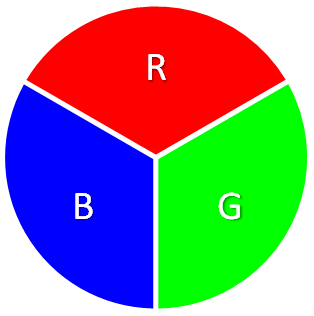
#> input picture color_images/imgs/rgb.png, 314 x 316 px
$ jupyter execute color-images.ipynb
#> lines starting #> are read from the running program, lines starting #| are printed output that depends on the picture
#> further down, img1 is the input picture: shape (316, 314, 3); mean B, G, R 137.2, 137.5, 137.5
Before you turn this problem in, make sure everything runs as expected. First, **restart the kernel** (in the menubar, select Kernel$\rightarrow$Restart) and then **run all cells** (in the menubar, select Cell$\rightarrow$Run All).

Make sure you fill in any place that says `YOUR CODE HERE` or "YOUR ANSWER HERE", as well as your name and collaborators below:

[cell 1]
NAME = "FELIPE FERREIRA VASCONCELOS"
COLLABORATORS = "FELIPE FERREIRA VASCONCELOS"

---

[cell 2]
import cv2
import numpy as np
from matplotlib import pyplot as plt

# Introduction

Colors play a fundamental role in the field of image processing and computer vision. In digital images, colors are represented using combinations of three primary color channels: red, green, and blue. This color model is known as the RGB color model. Each pixel in an RGB image is a mixture of these three primary colors, and the combination of these color intensities creates the full spectrum of colors visible to the human eye.

In Python, images are typically represented as multidimensional arrays, with each element in the array representing the intensity of one of the color channels at a specific pixel location. For example, in a color image, the pixel values are represented as a three-dimensional array, with the first dimension corresponding to the height of the image, the second dimension corresponding to the width, and the third dimension corresponding to the three color channels (red, green, and blue).

Understanding image channels is crucial for various image processing tasks, such as color manipulation, segmentation, and analysis. Python provides powerful libraries like OpenCV and NumPy that allow us to easily manipulate and analyze images, including accessing and modifying individual color channels.

In this context, this introduction explores the concept of colors and image channels in Python, providing the foundation for performing various image processing operations and gaining insights from digital images. By understanding how colors are represented and manipulated in Python, one can unlock a wide range of possibilities for image analysis and computer vision applications.

For more details, refer to:

[Splitting and Merging Channels with OpenCV](https://pyimagesearch.com/2021/01/23/splitting-and-merging-channels-with-opencv/)

### Read the function docstring below and complete it using opencv.

[cell 3]
def split_channels(image):
    """
    Split the input image into red, green, and blue channels.

    Parameters:
    image (numpy.ndarray): The input image as a NumPy array.

    Returns:
    tuple: A tuple containing the red, green, and blue channels as separate images.
    """
    # YOUR CODE HERE
    bgr = cv2.split(image)
    blue_channel = bgr[0]
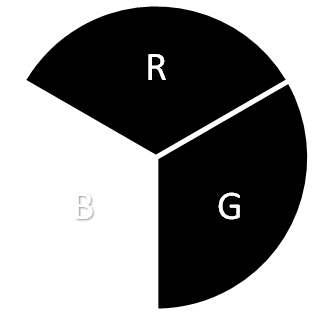
#> blue_channel: shape (316, 314); min 0, max 255, mean 137.2
    green_channel = bgr[1]
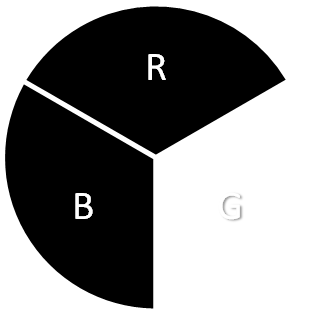
#> green_channel: shape (316, 314); min 0, max 255, mean 137.5
    red_channel = bgr[2]
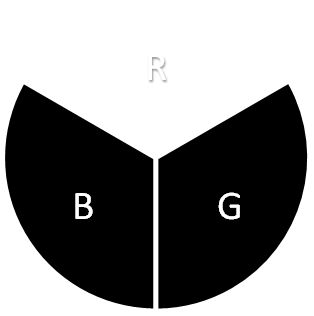
#> red_channel: shape (316, 314); min 0, max 255, mean 137.5

    return red_channel, green_channel, blue_channel

img1 = cv2.imread("./imgs/rgb.png",cv2.IMREAD_COLOR)
r,g,b = split_channels(img1)
fig,ax = plt.subplots(3)
ax[0].imshow(r,"gray")
ax[1].imshow(g,"gray")
ax[2].imshow(b,"gray")
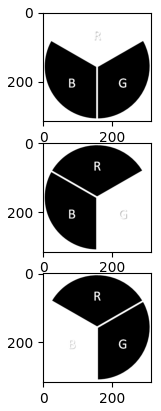
#> figure drawn by matplotlib, 3 panels

[cell 4]
#DO NOT TOUCH THIS
#DO NOT TOUCH THIS

[cell 5]
def bgr2rgb(img):
    return cv2.cvtColor(img, cv2.COLOR_BGR2RGB)

def normalize_image(image):
    """
    Normalize the input image by converting it to float and dividing by 255.0.

    Parameters:
    image (numpy.ndarray): The input image as a NumPy array.

    Returns:
    numpy.ndarray: The normalized image as a NumPy array.
    """
    #use 32-bit single-precision provided by numpy

    # YOUR CODE HERE
    image = np.float32(image)
    normalized_image = image/255.0

    return normalized_image

img1 = cv2.imread("./imgs/rgb.png",cv2.IMREAD_COLOR)
newimg = normalize_image(img1)
plt.imshow(bgr2rgb(newimg))
